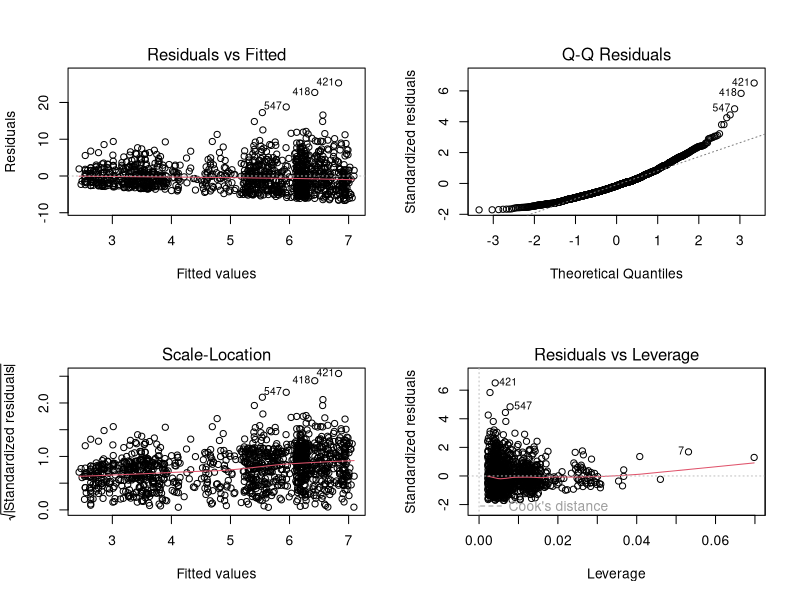
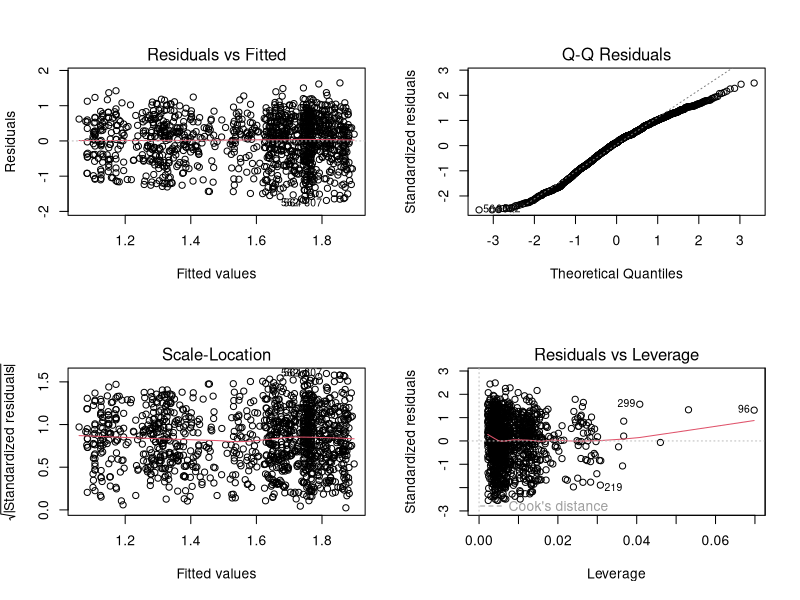
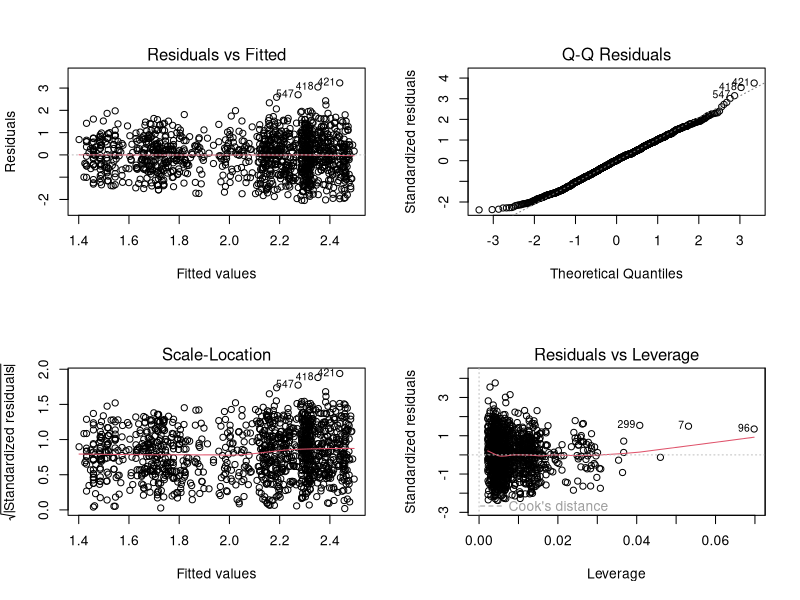
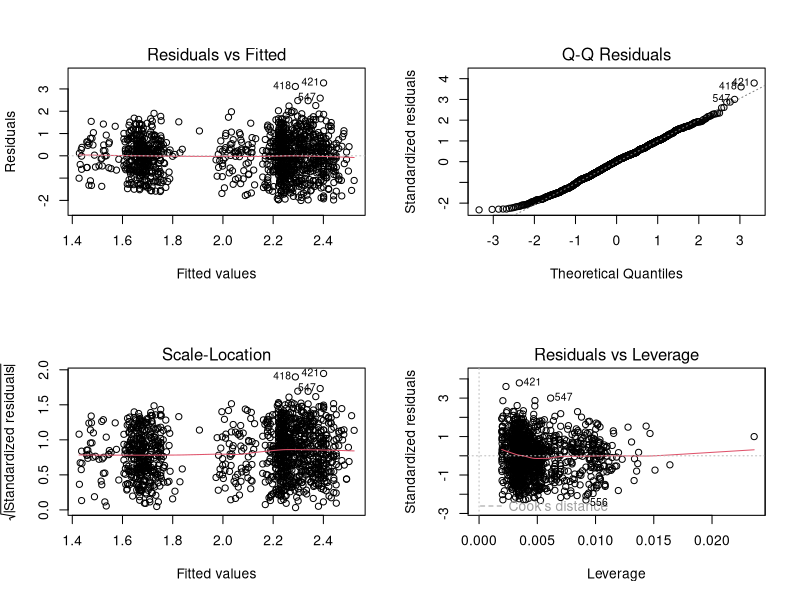
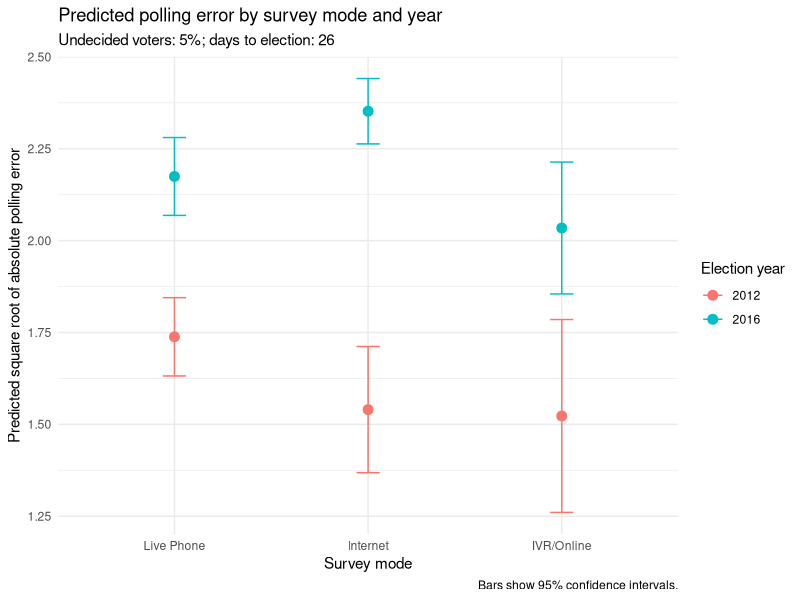
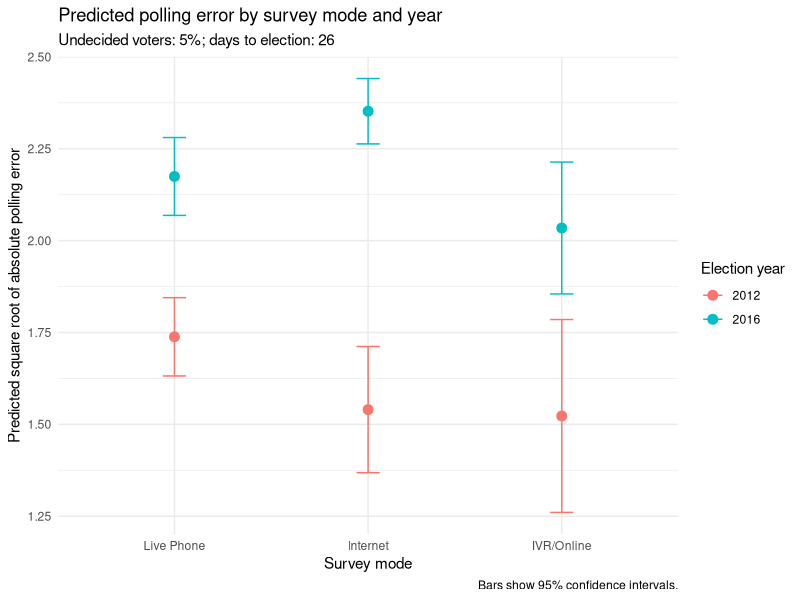

The R source for these figures, in order:
library(tidyverse)

# Read the main analysis dataset
analysis <- read_csv("project datasets/analysis_data_final.csv")

# Check the data
glimpse(analysis)
summary(analysis)

# Set reference groups: 2012 and Live Phone
analysis <- analysis |>
  mutate(
    year = factor(year, levels = c(2012, 2016)),
    mode = factor(
      mode,
      levels = c("Live Phone", "Internet", "IVR/Online")
    )
  )

table(analysis$year, analysis$mode)

# Model 1: additive model
model_add <- lm(
  absolute_error ~ Undecided + days_to_election + mode + year,
  data = analysis
)

# Model 2: associations can differ by year
model_interaction <- lm(
  absolute_error ~ year * (Undecided + days_to_election + mode),
  data = analysis
)

summary(model_add)
summary(model_interaction)

# Compare the two nested models
anova(model_add, model_interaction)

# Check diagnostic plots for the interaction model
par(mfrow = c(2, 2))
plot(model_interaction)
par(mfrow = c(1, 1))

# Try a model with a transformed response
model_log <- lm(
  log1p(absolute_error) ~
    year * (Undecided + days_to_election + mode),
  data = analysis
)

par(mfrow = c(2, 2))
plot(model_log)
par(mfrow = c(1, 1))

summary(model_log)

# Check the largest Cook's distances
head(sort(cooks.distance(model_log), decreasing = TRUE), 10)

# Inspect the three largest Cook's distances for the log model
analysis[c(96, 219, 299),
         c("state", "year", "pollster", "mode", "absolute_error")]

model_log_additive <- lm(
  log1p(absolute_error) ~ Undecided + days_to_election + mode + year,
  data = analysis
)

anova(model_log_additive, model_log)

# Fit the same model using a square-root transformation (Final model)
model_sqrt <- lm(
  sqrt(absolute_error) ~ year * (Undecided + days_to_election + mode),
  data = analysis
)

# Estimate the undecided voter association and confidence interval in each year
analysis_2016 <- analysis |>
  mutate(year = relevel(year, ref = "2016"))
model_sqrt_2016 <- update(model_sqrt, data = analysis_2016)

interval_2012 <- confint(model_sqrt)["Undecided", ]
interval_2016 <- confint(model_sqrt_2016)["Undecided", ]
undecided_intervals <- tibble(
  Year = c(2012, 2016),
  Estimate = c(coef(model_sqrt)["Undecided"],
               coef(model_sqrt_2016)["Undecided"]),
  Lower = c(interval_2012[1], interval_2016[1]),
  Upper = c(interval_2012[2], interval_2016[2])
)
print(undecided_intervals)

# Check diagnostics
par(mfrow = c(2, 2))
plot(model_sqrt)
par(mfrow = c(1, 1))

summary(model_sqrt)

head(sort(cooks.distance(model_sqrt), decreasing = TRUE), 5)

# Inspect the five largest Cook's distances for the square-root model
analysis[c(96, 7, 299, 219, 237),
         c("state", "year", "pollster", "mode", "absolute_error")]

model_sqrt_additive <- lm(
  sqrt(absolute_error) ~ Undecided + days_to_election + mode + year,
  data = analysis
)

par(mfrow = c(2, 2))
plot(model_sqrt_additive)
par(mfrow = c(1, 1))

anova(model_sqrt_additive, model_sqrt)

#| echo: false

library(tidyverse)

# Predict the model outcome for each survey mode and year
plot_data <- expand_grid(
  year = levels(analysis$year),
  mode = levels(analysis$mode),
  Undecided = median(analysis$Undecided, na.rm = TRUE),
  days_to_election = median(analysis$days_to_election, na.rm = TRUE)
) |>
  mutate(
    year = factor(year, levels = levels(analysis$year)),
    mode = factor(mode, levels = levels(analysis$mode))
  )

# Add predictions and 95% confidence intervals
predictions <- predict(
  model_sqrt,
  newdata = plot_data,
  interval = "confidence"
)

plot_data <- bind_cols(plot_data, as_tibble(predictions))

# Plot the predictions

ggplot(plot_data, aes(x = mode, y = fit, colour = year, group = year)) +
  geom_point(size = 3)+
  geom_errorbar(
    aes(ymin = lwr, ymax = upr),
    width = 0.12,
  ) +
  labs(
    title = "Predicted polling error by survey mode and year",
    subtitle = "Undecided voters: 5%; days to election: 26",
    x = "Survey mode",
    y = "Predicted square root of absolute polling error",
    colour = "Election year",
    caption = "Bars show 95% confidence intervals."
  ) +
  theme_minimal()

# Save the plot
ggsave(
  "survey_mode_predictions.png",
  width = 8,
  height = 5,
  dpi = 300
)
